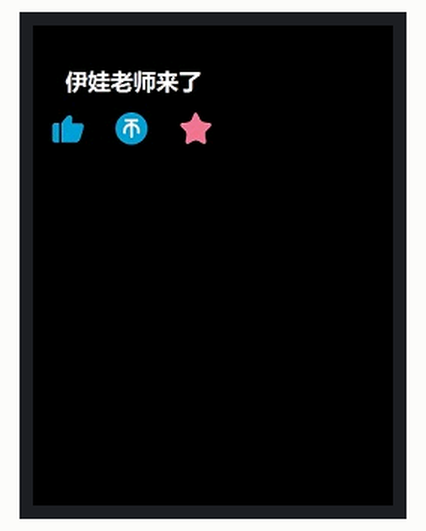
Simulated run of this sketch. Board: ESP32. Parts: 240×320 colour display.

Above: at 0.3 s.

The sketch:

TFT_1pic.ino
```cpp
#include <TFT_eSPI.h>
#include "img.h"

TFT_eSPI tft = TFT_eSPI();
void setup() {
  // put your setup code here, to run once:
  tft.init();  //初始化显示寄存器

  tft.setRotation(0);
  tft.fillScreen(TFT_BLACK);//屏幕颜色
  tft.setSwapBytes(true);  // RGB->BGR 加上这句才能正确显示颜色。
  tft.pushImage(0, 0, 128, 128, img);
}

void loop() {

}
```

Source omitted: img.h (data table, 131263 bytes)
